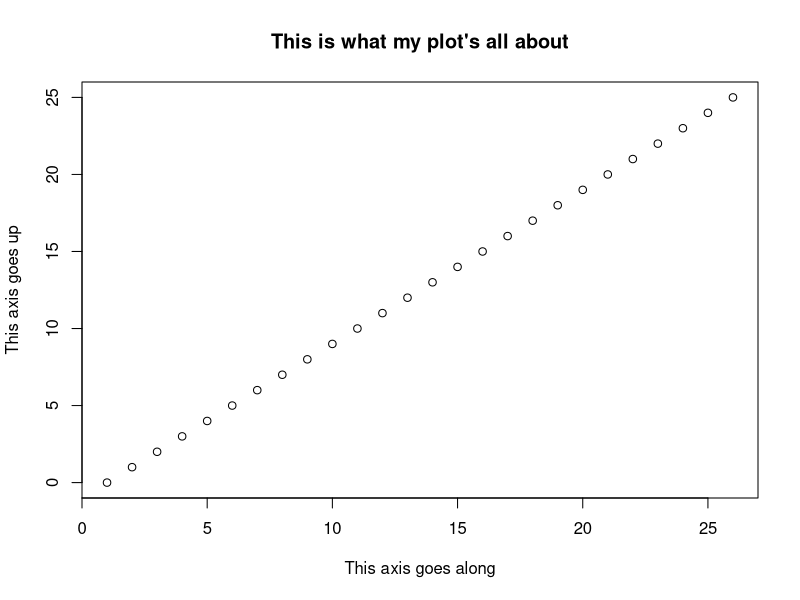
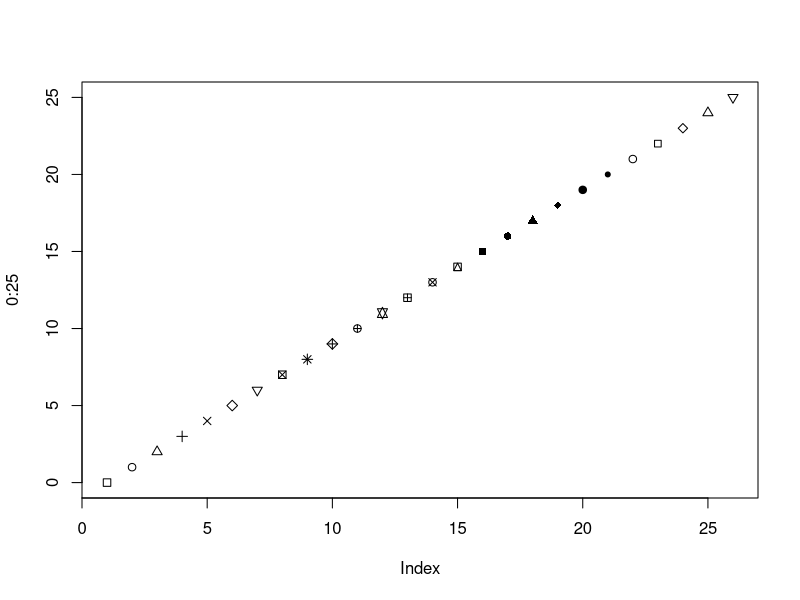
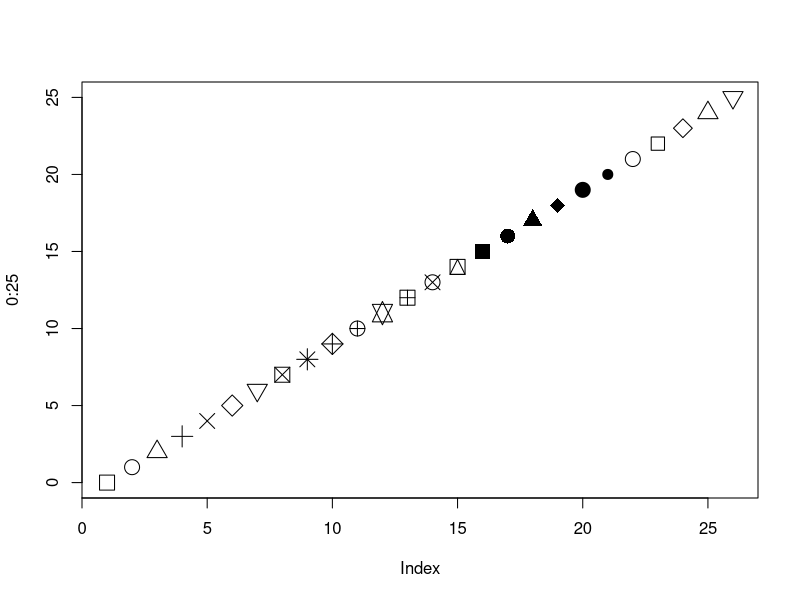
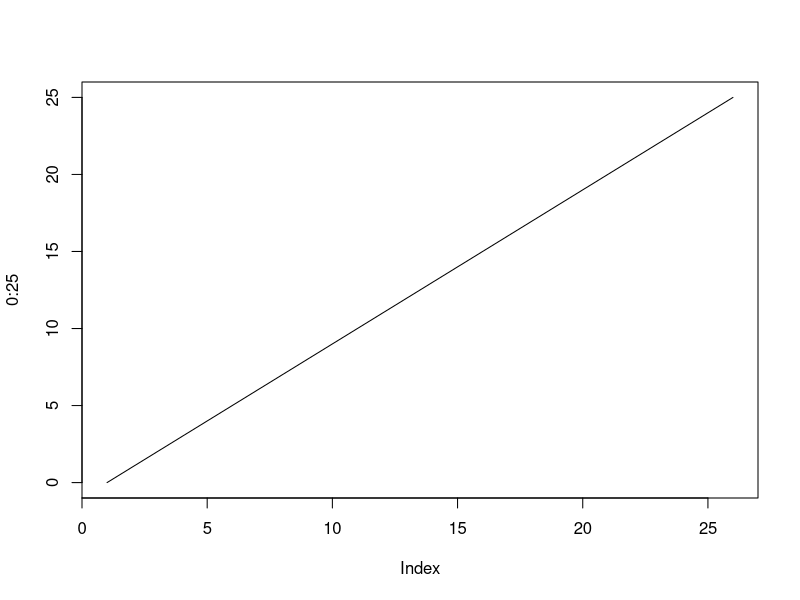
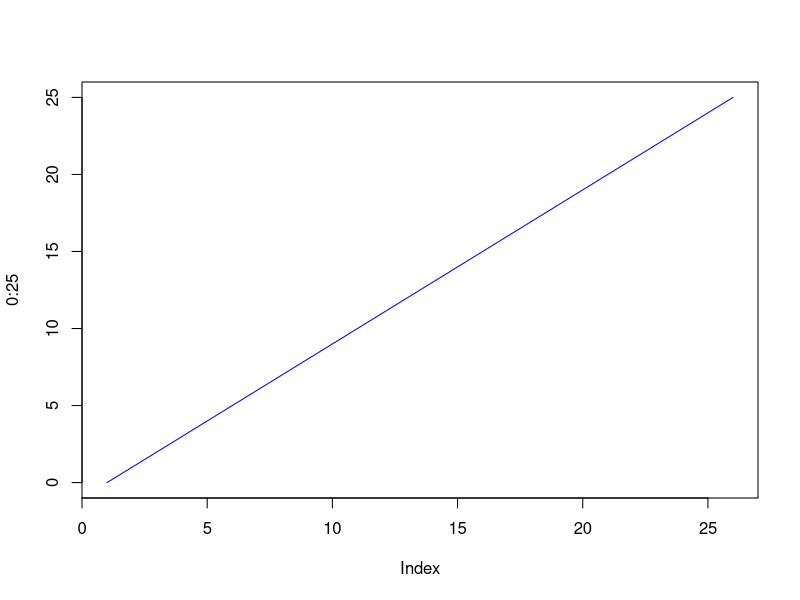
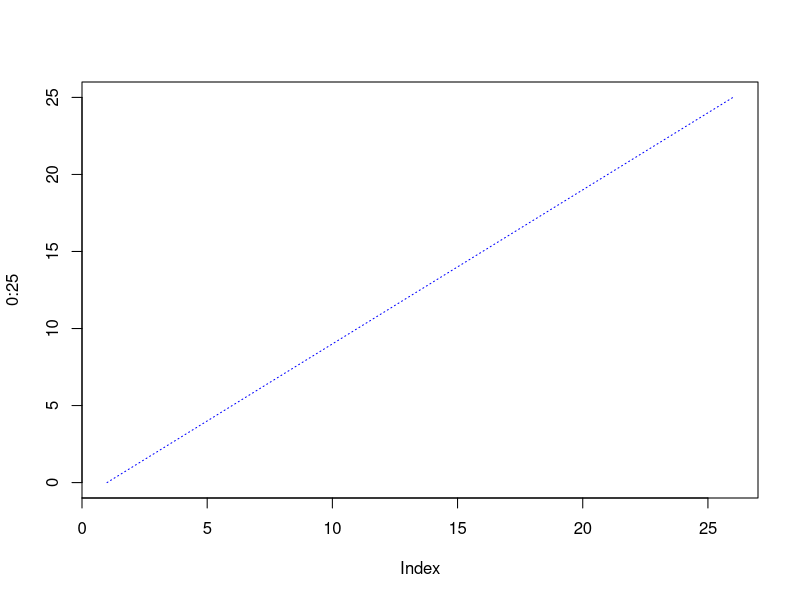
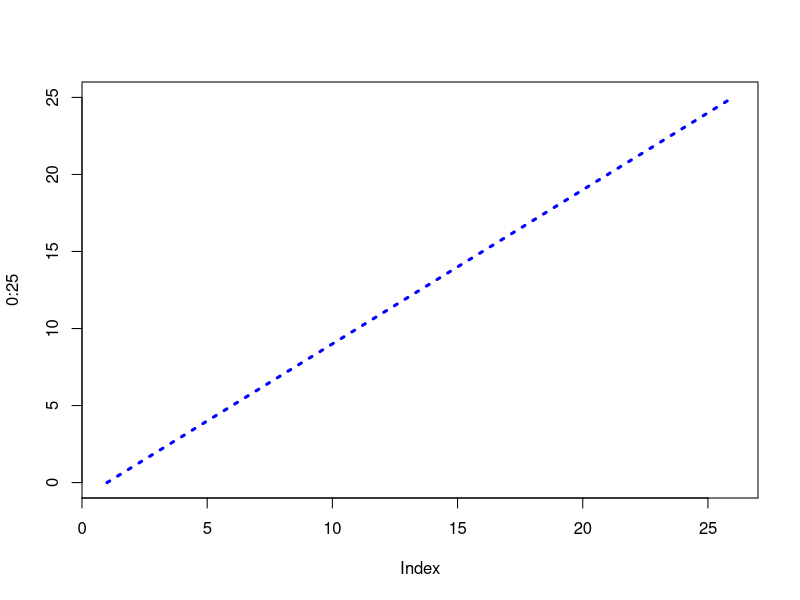
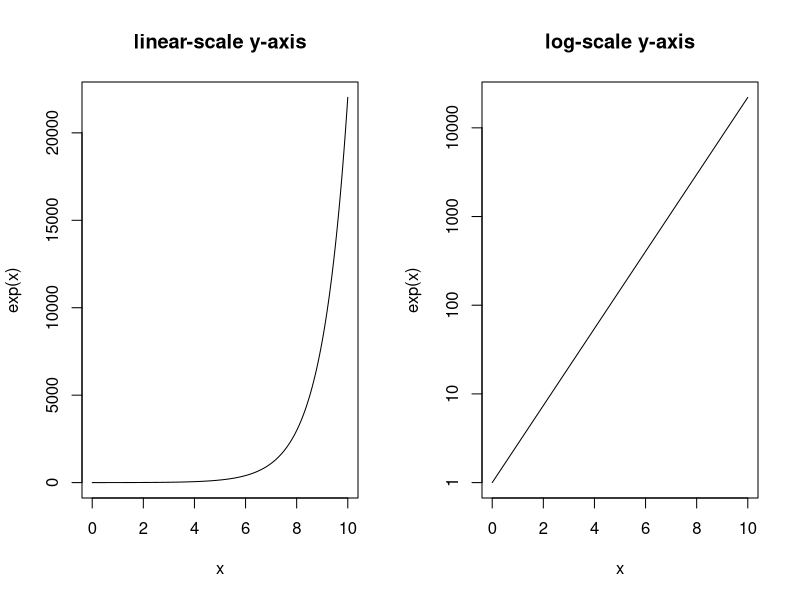

The R script that drew these images, in order:
## ---- chunk 1
# Sequence up to length 5
seq(length.out = 5)
seq_len(5)

# Sequence positions of something of length 10
seq(along.with = 50:59)
seq_along(50:59)
## ---- chunk 2
count <- c(5, 6, 7, 8)

# I sometimes have a construction a little like this
for (index in seq_along(count)) {
  print(count[[index]])
}
## ---- chunk 3
plot(
  0:25,
  main = "This is what my plot's all about",
  xlab = "This axis goes along",
  ylab = "This axis goes up"
)
## ---- chunk 4
# Even specify points on the graph with a vector
plot(
  0:25,
  pch = 0:25
)
## ---- chunk 5
# Twice the size, please!
plot(
  0:25,
  pch = 0:25,
  cex = 2
)
## ---- chunk 6
# Let's try a line instead
plot(
  0:25,
  type = "l"
)
## ---- chunk 7
# Add a hint of blue
plot(
  0:25,
  type = "l",
  col = "blue"
)
## ---- chunk 8
# We can change the line type
plot(
  0:25,
  type = "l",
  col = "blue",
  lty = "dotted",
)
## ---- chunk 9
# Triple the width!
plot(
  0:25,
  type = "l",
  col = "blue",
  lty = "dotted",
  lwd = 3
)
## ---- chunk 10
x <- seq(0, 10, length.out=1001)
## ---- chunk 11
par(mfrow=c(1, 2))
plot(x, exp(x), type="l", main = "linear-scale y-axis")
plot(x, exp(x), type="l", log="y", main = "log-scale y-axis")  
## ---- chunk 12
par(mfrow=c(1, 2))
plot(x, exp(x), type="l", main = "exponential")
plot(x, log(x), type="l", main = "natural log") 
## ---- chunk 13
exp(log(10))
## ---- chunk 14
set.seed(12345) 
## ---- chunk 15
set_sd <- 5

hist(
  rnorm(10000, -1, set_sd), 
  main = "normal distribution",
  xlim = c(-3 * set_sd, 3 * set_sd),
  probability = TRUE
)

x <- seq(-3 * set_sd, 3 * set_sd, length.out=101) 
lines(x, dnorm(x,-1, set_sd), lwd=2) 
## ---- chunk 16
body(sd)
## ---- chunk 17
var(1:100)

my_var <- function(x) mean((x - mean(x))^2)

my_var(1:100)
## ---- chunk 18
my_var2 <- function(x) sum((x - mean(x))^2) / (length(x) - 1)

my_var2(1:100)
## ---- chunk 19
my_sd <- function(x) sqrt(my_var2(x))

my_sd(1:100)

sd(1:100)
## ---- chunk 20
absolute_deviation <- function(x) {
  mean(abs(x - mean(x)))
}

absolute_deviation(1:100)
## ---- chunk 21
unif_min <- -1
unif_max <- 1

hist(
  runif(10000, unif_min, unif_max),
  col = c("red", "orange", "green", "yellow", "blue", "purple", "violet"),
  breaks = 7 * 7,
  main = "a uniform rainbow",
  probability = TRUE
)

x <- seq(unif_min, unif_max, length.out = 10)
lines(x, dunif(x, unif_min, unif_max), lwd = 2)
## ---- chunk 22
par(mfrow = c(2, 2))
hist(rbeta(10000, 0.5, 0.5), main = "0.5s are high at the edges")
hist(rbeta(10000, 1, 1), main = "1s are roughly uniform")
hist(rbeta(10000, 2, 2), main = "2s are low at the edges")
hist(rbeta(10000, 0.5, 2), main = "we can go from one extreme to the other")
## ---- chunk 23
hist(rexp(10000, 10), main = "exponential distribution")
